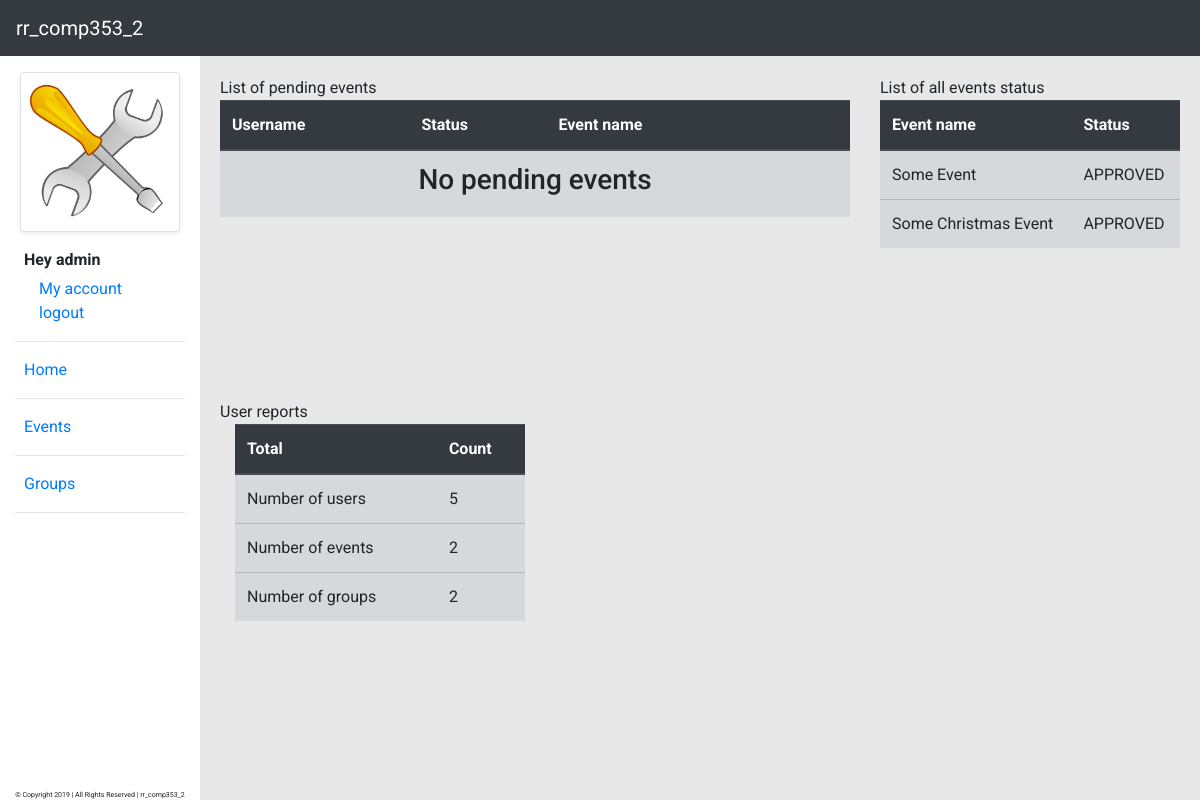
/src/pages/admin-page.php (signed in), run on the app's committed database.
### tables this page shows
CREATE TABLE event (
    eventID int(11) NOT NULL AUTO_INCREMENT,
    eventManagerID int(11) NOT NULL,
    eventFeeID int(11),
    eventName varchar(255) NOT NULL,
    eventDescription text NOT NULL,
    eventPhoneNumber varchar(50) NOT NULL,
    eventType varchar(50) NOT NULL,
    size int(11) NOT NULL,
    startDate DATE NOT NULL,
    endDate DATE NOT NULL,
    pageTemplate varchar(255) NOT NULL,
    CONSTRAINT PK_Event PRIMARY KEY (eventID),
    CONSTRAINT FK_Event_Manager FOREIGN KEY (eventManagerID) REFERENCES event_manager(eventManagerID) ON DELETE CASCADE,
    CONSTRAINT FK_Event_Event_FEE FOREIGN KEY (eventFeeID) REFERENCES event_fee_calculation(eventFeeID) ON DELETE CASCADE
);

CREATE TABLE event_manager (
    eventManagerID int(11) NOT NULL AUTO_INCREMENT,
    debitDetailsID int(11),
    userID int(11) NOT NULL,
    statusCode varchar(15) NOT NULL,
    CONSTRAINT PK_Event_Manager PRIMARY KEY (eventManagerID),
    CONSTRAINT FK_Event_Manager_User FOREIGN KEY (userID) REFERENCES user(userID) ON DELETE CASCADE
);

### src/libs/admin.php (called while the page is built, shortened)
<?php
    class Admin {
        private $db_connection = null;
        function __construct($dbCon) {
            $this->db_connection = $dbCon;
        }
        function getAllPendingEvents() {
            $query = mysqli_query($this->db_connection, "SELECT e.eventID, u.username, em.statusCode, e.eventName
                                                         FROM user u
                                                         INNER JOIN event_manager em ON u.userID = em.userID
                                                         INNER JOIN event e ON em.eventManagerID = e.eventManagerID
                                                         WHERE em.statusCode='PENDING'");
            $eventPending_num_rows = mysqli_num_rows($query);
            if($eventPending_num_rows) {
                return mysqli_fetch_all($query, MYSQLI_ASSOC);
            }
            else {
                return [];
            }
        }
        function getAllEventsStatus() {
            $query = mysqli_query($this->db_connection, "SELECT e.eventName, em.statusCode
                                                         FROM user u
                                                         INNER JOIN event_manager em ON u.userID = em.userID
                                                         INNER JOIN event e ON em.eventManagerID = e.eventManagerID");
            $eventStatus_num_rows = mysqli_num_rows($query);
            if($eventStatus_num_rows) {
                return mysqli_fetch_all($query, MYSQLI_ASSOC);
            }
            else {
                return [];
            }
        }
    }
?>

### src/pages/admin-page.php (the view, shortened to what this page needs)
<?php
    require $_SERVER['DOCUMENT_ROOT'] . '/comp353/src/shared/navbar.php';
    $admin_pending_result = $admin->getAllPendingEvents();
    $count_pending_result = count($admin_pending_result);
    $admin_allEventStatus_result = $admin->getAllEventsStatus();
  ?>
<div id="admin-wrapper" class="main-body">
  <div class="row">
    <div class="col-md-8">
      <a name="eventPendingTableName">List of pending events</a>
      <div class="table-responsive pendingTable">
        <table class="table">
          <thead class="thead-dark">
            <tr>
              <th scope="col">Username</th>
              <th scope="col">Status</th>
              <th scope="col">Event name</th>
              <th scope="col"></th>
              <th scope="col"></th>
            </tr>
          </thead>
          <tbody>
            <form action="admin-page.php" method="post">
              <?php if($count_pending_result == 0) : ?>
              <tr class="table-secondary text-center">
                <td colspan="5">
                  <h3>No pending events</h3>
                </td>
              </tr>
              <?php endif; ?>
            </form>
          </tbody>
        </table>
      </div>
    </div>
    <div class="col-md-4">
      <a name="eventStatusTableName">List of all events status</a>
      <div class="table-responsive pendingTable">
        <table class="table">
          <thead class="thead-dark">
            <tr>
              <th scope="col">Event name</th>
              <th scope="col">Status</th>
            </tr>
          </thead>
          <tbody>
            <?php
                foreach($admin_allEventStatus_result as $row):
              ?>
            <tr class="table-secondary">
              <td><?php echo $row['eventName']; ?></td>
              <td><?php echo $row['statusCode']; ?></td>
            </tr>
            <?php endforeach; ?>
          </tbody>
        </table>
      </div>
    </div>
  </div>
  <div class="report">
    <a name="reportableName">User reports</a>
    <div class="col-md-4">
      <table class="table">
        <thead class="thead-dark">
          <tr>
            <th scope="col">Total</th>
            <th scope="col">Count</th>
          </tr>
        </thead>
          <tbody class="table-secondary">
            <tr><td>Number of users</td>
              <td><?php $result = mysqli_query($databaseConnection, "SELECT * FROM user");
                if (mysqli_num_rows($result) > 0) {
                  echo count(mysqli_fetch_all($result, MYSQLI_ASSOC));
                } ?>
              </td>
            </tr>
            <tr><td>Number of events</td>
              <td><?php $result = mysqli_query($databaseConnection, "SELECT * FROM event");
                if (mysqli_num_rows($result) > 0) {
                  echo count(mysqli_fetch_all($result, MYSQLI_ASSOC));
                } ?>
              </td>
            </tr>
            <tr><td>Number of groups</td>
              <td><?php $result = mysqli_query($databaseConnection, "SELECT * FROM groups");
              if (mysqli_num_rows($result) > 0) {
                echo count(mysqli_fetch_all($result, MYSQLI_ASSOC));
              } ?>
              </td>
            </tr>
          </tbody>
      </table>
    </div>
  <?php
    require $_SERVER['DOCUMENT_ROOT'] . '/comp353/src/shared/jsScript.php';
  ?>

### src/shared/navbar.php (shortened to what this page needs)
<?php
    require $_SERVER['DOCUMENT_ROOT'] . '/comp353/src/shared/head.php';
    include_once($_SERVER['DOCUMENT_ROOT'] . '/comp353/src/libs/admin.php');
    $admin = new Admin($databaseConnection);
    if(!isset($_SESSION['email'])) {
      navigateTo("/comp353/index.php");
    } else {
      $user_email = $_SESSION['email'];
      $adminID = $admin->getAdminID($user_email);
      $isAdmin = false;
      if(!empty($adminID)) {
        $isAdmin = true;
      }
      if($isAdmin) {
        $query = mysqli_query($databaseConnection, "SELECT * FROM admin where emailAddress='$user_email'");
      }
      $user_data_row = mysqli_fetch_array($query);
    }
  ?>
<body>
  <nav class="navbar navbar-expand-lg sticky-top navbar-dark bg-dark">
    <a class="navbar-brand" href="/comp353/src/pages/homepage.php">rr_comp353_2</a>
  </nav>
  <div class="sideNavBar text-black">
    <div class="container">
      <div class="row my-3 justify-content-center">
        <img src="<?php echo $user_data_row['profilePicture']; ?>" alt="mock"
          class="img-fluid img-thumbnail profile-wrap shadow-sm">
      </div>
      <div class="row px-4">
        <span>
          <p class="profile-name">Hey <?php echo $user_data_row['username']; ?></p>
        </span>
      </div>
      <div class="row px-4 logout">
        <div class="col-md-12">
          <a href="/comp353/src/pages/account-page.php" class="stretched-link">My account</a>
        </div>
        <div class="col-md-12">
          <a href="/comp353/src/shared/logout.php">logout</a>
        </div>
      </div>
      <hr>
      <div class="row px-4" style="transform: rotate(0);">
        <a href="/comp353/src/pages/homepage.php" class="stretched-link">Home</a>
      </div>
      <hr>
      <div class="row px-4" style="transform: rotate(0);">
        <span>
          <a href="/comp353/src/pages/event-page.php" class="stretched-link">Events</a>
        </span>
      </div>
      <hr>
      <div class="row px-4" style="transform: rotate(0);">
        <span>
          <a href="/comp353/src/pages/group-page.php" class="stretched-link">Groups</a>
        </span>
      </div>
      <hr>
    </div>
    <div class="footer-wrapper d-flex justify-content-center">
      <p>© Copyright 2019 | All Rights Reserved | rr_comp353_2 </p>
    </div>
  </div>

### src/assets/css/common.css (style rules this page uses)
* { font-family: "Roboto"; margin: 0; padding: 0; outline: none; }
body { background-color: #e8e8e8; }
.sideNavBar { position: fixed; left: 0; width: 200px; height: 100vh; background-color: white; }
.profile-wrap { width: 80%; object-fit: contain; object-position: center; }
.profile-name { font-weight: bold; margin-bottom: 50px; }
.footer-wrapper { position: absolute; bottom: 5%; width: 100%; font-size: 7px; }
.logout { margin-top: -45px; }
.main-body { margin-left: 200px; padding: 20px; }

### src/assets/css/admin.css (style rules this page uses)
#admin-wrapper thead th { position: sticky; top: 0; }
#admin-wrapper .pendingTable { width: 100%; height: 300px; overflow-y: auto; }

### data on the page
event: eventName "Some Event", eventManagerID.statusCode "APPROVED"
event: eventName "Some Christmas Event", eventManagerID.statusCode "APPROVED"

### other printed values
$user_data_row['username'] "admin"
count(mysqli_fetch_all($result, MYSQLI_ASSOC)) "5"
count(mysqli_fetch_all($result, MYSQLI_ASSOC)) "2"
